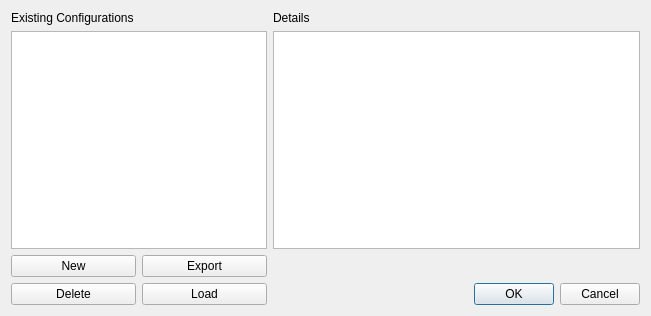
<?xml version="1.0" encoding="UTF-8"?>
<ui version="4.0">
 <class>Dialog</class>
 <widget class="QDialog" name="Dialog">
  <property name="geometry">
   <rect>
    <x>0</x>
    <y>0</y>
    <width>651</width>
    <height>316</height>
   </rect>
  </property>
  <property name="windowTitle">
   <string>Dialog</string>
  </property>
  <layout class="QVBoxLayout" name="verticalLayout">
   <item>
    <layout class="QGridLayout" name="gridLayout" columnstretch="0,1">
     <item row="1" column="0">
      <widget class="QListWidget" name="listWidget_configs"/>
     </item>
     <item row="0" column="1">
      <widget class="QLabel" name="label_2">
       <property name="text">
        <string>Details</string>
       </property>
      </widget>
     </item>
     <item row="0" column="0">
      <widget class="QLabel" name="label">
       <property name="text">
        <string>Existing Configurations</string>
       </property>
      </widget>
     </item>
     <item row="2" column="0">
      <layout class="QHBoxLayout" name="horizontalLayout">
       <item>
        <widget class="QPushButton" name="btn_new">
         <property name="text">
          <string>New</string>
         </property>
        </widget>
       </item>
       <item>
        <widget class="QPushButton" name="btn_export">
         <property name="text">
          <string>Export</string>
         </property>
        </widget>
       </item>
      </layout>
     </item>
     <item row="3" column="1">
      <widget class="QDialogButtonBox" name="buttonBox">
       <property name="orientation">
        <enum>Qt::Horizontal</enum>
       </property>
       <property name="standardButtons">
        <set>QDialogButtonBox::Cancel|QDialogButtonBox::Ok</set>
       </property>
      </widget>
     </item>
     <item row="1" column="1">
      <widget class="QTableWidget" name="tableWidget_details"/>
     </item>
     <item row="3" column="0">
      <layout class="QHBoxLayout" name="horizontalLayout_2">
       <item>
        <widget class="QPushButton" name="btn_delete">
         <property name="text">
          <string>Delete</string>
         </property>
        </widget>
       </item>
       <item>
        <widget class="QPushButton" name="btn_load">
         <property name="text">
          <string>Load</string>
         </property>
        </widget>
       </item>
      </layout>
     </item>
    </layout>
   </item>
  </layout>
 </widget>
 <resources/>
 <connections>
  <connection>
   <sender>buttonBox</sender>
   <signal>accepted()</signal>
   <receiver>Dialog</receiver>
   <slot>accept()</slot>
   <hints>
    <hint type="sourcelabel">
     <x>248</x>
     <y>254</y>
    </hint>
    <hint type="destinationlabel">
     <x>157</x>
     <y>274</y>
    </hint>
   </hints>
  </connection>
  <connection>
   <sender>buttonBox</sender>
   <signal>rejected()</signal>
   <receiver>Dialog</receiver>
   <slot>reject()</slot>
   <hints>
    <hint type="sourcelabel">
     <x>316</x>
     <y>260</y>
    </hint>
    <hint type="destinationlabel">
     <x>286</x>
     <y>274</y>
    </hint>
   </hints>
  </connection>
 </connections>
</ui>
